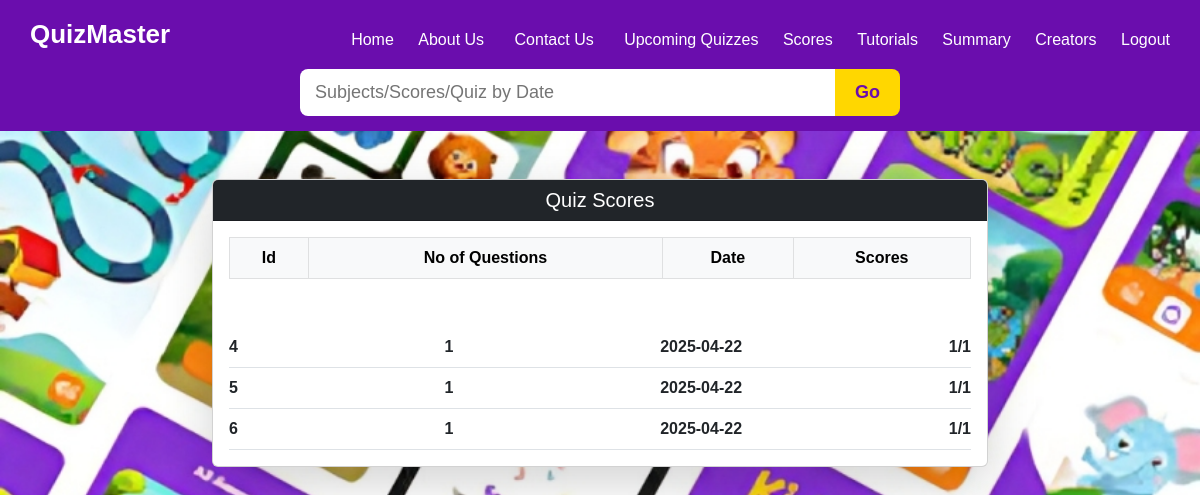
/viewScores (signed in), run on the app's committed database.
### app.py (models this page shows)
class Score(db.Model):
    __tablename__ = 'score'
    s_id = db.Column(db.Integer, autoincrement=True, primary_key=True)
    date_taken=db.Column(db.Date, nullable=False)
    dur=db.Column(db.Time, nullable=False)
    score=db.Column(db.Integer, nullable=False)
    u_id = db.Column(db.Integer, db.ForeignKey("user.u_id", ondelete="CASCADE"), nullable=False)
    quiz_id = db.Column(db.Integer, db.ForeignKey("quiz.quiz_id", ondelete="CASCADE"), nullable=False)
    c_q_ids = db.Column(db.Text, nullable=True)
    i_q_ids = db.Column(db.Text, nullable=True)
    u_ans = db.Column(db.Text, nullable=True)

### app.py (the view)
@app.route('/viewScores', methods=['GET','POST'])
def view_scores():
    u_id=session.get('u_id')
    scores=Score.query.filter_by(u_id=u_id).all()
    for sc in scores:
        sc.tot_q=len(Question.query.filter_by(quiz_id=sc.quiz_id).all())
    return render_template('viewScores.html',scores=scores)

### app.py (called while the page is built)
@app.before_request
def create_tables():
    db.create_all()
    if not User.query.filter_by(email="Admin12@gmail.com").first():
        admin=User(name="Admin", email="Admin12@gmail.com", password=generate_password_hash("Silvia06@10"), std=0, dob=datetime.strptime("2006-06-01", "%Y-%m-%d").date(),admin=True)
        db.session.add(admin)
        db.session.commit()

### templates/viewScores.html (shortened to what this page needs)
<!DOCTYPE html>
<html lang="en">
<head>
    <link href="https://cdn.jsdelivr.net/npm/bootstrap@5.3.0/dist/css/bootstrap.min.css" rel="stylesheet">
</head>
<body class="bg-primary">
    <nav>
        <div class="nav-container">
            <div class="logo">QuizMaster</div>
            <div class="nav-links">
                <a href="/user_Dashboard">Home</a>
                <a href="/about">About Us</a>
                <button onclick="scrollToContactUs()">Contact Us</button>
                <a href="/upquiz">Upcoming Quizzes</a>
                <a href="/viewScores">Scores</a>
                <a href="/usertutorials">Tutorials</a>
                <a href="/results">Summary</a>
                <a href="/creators">Creators</a>
                <a href="{{url_for('logout')}}">Logout</a>
            </div>
            <div class="nav-search">
            <form action="{{url_for('user_search')}}" method="GET" class="search-form">
                <input type="search" name="query" id="ad_search" placeholder="Subjects/Scores/Quiz by Date" />
                <button type="submit">Go</button>
            </form>
            </div>
        </div>
    </nav>
<div class="container-fluid pt-5">
    <div class="row justify-content-center">
        <div class="col-md-8">
            <div class="card shadow-lg mb-4">
                <div class="card-header bg-dark text-white text-center">
                    <h5 class="mb-0">Quiz Scores</h5>
                </div>
                <div class="card-body">
                    <table class="table table-bordered text-center align-middle">
                      <thead class="table-light">
                          <tr>
                              <th>Id</th>
                              <th>No of Questions</th>
                              <th>Date</th>
                              <th>Scores</th>
                          </tr>
                      </thead>
                  </table>
                </div>
                <div class="card-body">
                    {% for sc in scores %}
                    <div class="d-flex justify-content-between border-bottom py-2">
                        <span><strong>{{sc.quiz_id}}</strong></span>
                        <span><strong>{{sc.tot_q}}</strong></span>
                        <span><strong>{{sc.date_taken}}</strong></span>
                        <span><strong>{{sc.score}}/{{sc.tot_q}}</strong></span>
                    </div>
                    {% endfor %}
                </div>
            </div>
        </div>
    </div>
</div>
</body>
</html>

### data on the page
Score: quiz_id "4", tot_q "1", date_taken "2025-04-22", score "1"
Score: quiz_id "5", tot_q "1", date_taken "2025-04-22", score "1"
Score: quiz_id "6", tot_q "1", date_taken "2025-04-22", score "1"
